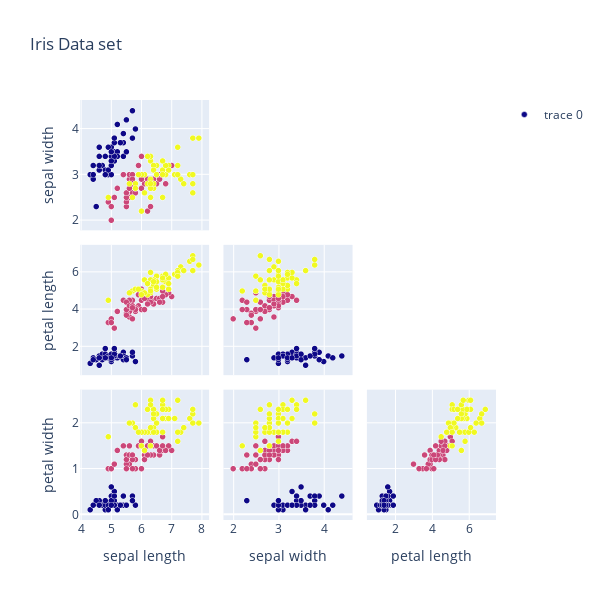

Notebook code for this chart:
### Markdown cell above
#### Solution 5

### Code cell
index_vals = df5['species'].astype('category').cat.codes

fig = go.Figure(data=go.Splom(
                dimensions=[dict(label='sepal length',
                                 values=df5['sepal_length']),
                            dict(label='sepal width',
                                 values=df5['sepal_width']),
                            dict(label='petal length',
                                 values=df5['petal_length']),
                            dict(label='petal width',
                                 values=df5['petal_width'])],
                diagonal_visible=False, # remove plots on diagonal
                showupperhalf=False,
                showlegend=True,
                text=df5['species'],
                marker=dict(color=index_vals,
                            showscale=False, # colors encode categorical variables
                            line_color='white', line_width=0.5),
                ))


fig.update_layout(
    title='Iris Data set',
    width=600,
    height=600,
)

fig.show()

### Figure 1 — Plotly figure (JSON) as saved in the notebook; plotly's stock layout.template omitted (floating-point values rounded to 4 significant figures; data arrays with more than 128 entries replaced by an {"elided": "..."} marker saying what was removed)
{"data": [{"diagonal": {"visible": false}, "dimensions": [{"label": "sepal length", "values": {"elided": "150 float values"}}, {"label": "sepal width", "values": {"elided": "150 float values"}}, {"label": "petal length", "values": {"elided": "150 float values"}}, {"label": "petal width", "values": {"elided": "150 float values"}}], "marker": {"color": {"elided": "150 int values"}, "line": {"color": "white", "width": 0.5}, "showscale": false}, "showlegend": true, "showupperhalf": false, "text": {"elided": "150 str values"}, "type": "splom"}], "layout": {"height": 600, "title": {"text": "Iris Data set"}, "width": 600}}
